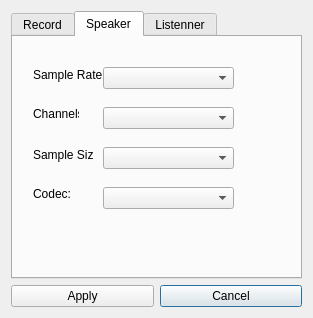
<?xml version="1.0" encoding="UTF-8"?>
<ui version="4.0">
 <class>Settings</class>
 <widget class="QDialog" name="Settings">
  <property name="geometry">
   <rect>
    <x>0</x>
    <y>0</y>
    <width>313</width>
    <height>318</height>
   </rect>
  </property>
  <property name="windowTitle">
   <string>Dialog</string>
  </property>
  <layout class="QGridLayout" name="gridLayout">
   <item row="1" column="1">
    <widget class="QPushButton" name="cancelButton">
     <property name="text">
      <string>Cancel</string>
     </property>
    </widget>
   </item>
   <item row="1" column="0">
    <widget class="QPushButton" name="applyButton">
     <property name="text">
      <string>Apply</string>
     </property>
    </widget>
   </item>
   <item row="0" column="0" colspan="2">
    <widget class="QTabWidget" name="tabWidget">
     <property name="currentIndex">
      <number>1</number>
     </property>
     <widget class="QWidget" name="tab">
      <attribute name="title">
       <string>Record</string>
      </attribute>
      <widget class="QLineEdit" name="path">
       <property name="geometry">
        <rect>
         <x>10</x>
         <y>60</y>
         <width>181</width>
         <height>20</height>
        </rect>
       </property>
      </widget>
      <widget class="QComboBox" name="codecBox">
       <property name="geometry">
        <rect>
         <x>90</x>
         <y>130</y>
         <width>111</width>
         <height>22</height>
        </rect>
       </property>
      </widget>
      <widget class="QLabel" name="label_2">
       <property name="geometry">
        <rect>
         <x>30</x>
         <y>130</y>
         <width>46</width>
         <height>13</height>
        </rect>
       </property>
       <property name="text">
        <string>Codec:</string>
       </property>
      </widget>
      <widget class="QLabel" name="label">
       <property name="geometry">
        <rect>
         <x>20</x>
         <y>30</y>
         <width>91</width>
         <height>21</height>
        </rect>
       </property>
       <property name="text">
        <string>Set output path:</string>
       </property>
      </widget>
      <widget class="QPushButton" name="browserButton">
       <property name="geometry">
        <rect>
         <x>200</x>
         <y>60</y>
         <width>75</width>
         <height>23</height>
        </rect>
       </property>
       <property name="text">
        <string>Browser</string>
       </property>
      </widget>
     </widget>
     <widget class="QWidget" name="tab_2">
      <attribute name="title">
       <string>Speaker</string>
      </attribute>
      <widget class="QLabel" name="label_3">
       <property name="geometry">
        <rect>
         <x>20</x>
         <y>30</y>
         <width>71</width>
         <height>16</height>
        </rect>
       </property>
       <property name="text">
        <string>Sample Rate:</string>
       </property>
      </widget>
      <widget class="QLabel" name="label_4">
       <property name="geometry">
        <rect>
         <x>20</x>
         <y>150</y>
         <width>46</width>
         <height>13</height>
        </rect>
       </property>
       <property name="text">
        <string>Codec:</string>
       </property>
      </widget>
      <widget class="QLabel" name="label_5">
       <property name="geometry">
        <rect>
         <x>20</x>
         <y>70</y>
         <width>46</width>
         <height>13</height>
        </rect>
       </property>
       <property name="text">
        <string>Channels:</string>
       </property>
      </widget>
      <widget class="QLabel" name="label_6">
       <property name="geometry">
        <rect>
         <x>20</x>
         <y>110</y>
         <width>61</width>
         <height>16</height>
        </rect>
       </property>
       <property name="text">
        <string>Sample Size:</string>
       </property>
      </widget>
      <widget class="QComboBox" name="sampleRateBox">
       <property name="geometry">
        <rect>
         <x>90</x>
         <y>30</y>
         <width>131</width>
         <height>22</height>
        </rect>
       </property>
      </widget>
      <widget class="QComboBox" name="codecBox_2">
       <property name="geometry">
        <rect>
         <x>90</x>
         <y>150</y>
         <width>131</width>
         <height>22</height>
        </rect>
       </property>
      </widget>
      <widget class="QComboBox" name="channelBox">
       <property name="geometry">
        <rect>
         <x>90</x>
         <y>70</y>
         <width>131</width>
         <height>22</height>
        </rect>
       </property>
      </widget>
      <widget class="QComboBox" name="sampleSizeBox">
       <property name="geometry">
        <rect>
         <x>90</x>
         <y>110</y>
         <width>131</width>
         <height>22</height>
        </rect>
       </property>
      </widget>
     </widget>
     <widget class="QWidget" name="tab_3">
      <attribute name="title">
       <string>Listenner</string>
      </attribute>
      <widget class="QComboBox" name="sampleRateBox_2">
       <property name="geometry">
        <rect>
         <x>110</x>
         <y>20</y>
         <width>121</width>
         <height>22</height>
        </rect>
       </property>
      </widget>
      <widget class="QComboBox" name="channelBox_2">
       <property name="geometry">
        <rect>
         <x>110</x>
         <y>50</y>
         <width>121</width>
         <height>22</height>
        </rect>
       </property>
      </widget>
      <widget class="QComboBox" name="sampleSizeBox_2">
       <property name="geometry">
        <rect>
         <x>110</x>
         <y>80</y>
         <width>121</width>
         <height>22</height>
        </rect>
       </property>
      </widget>
      <widget class="QComboBox" name="codecBox_3">
       <property name="geometry">
        <rect>
         <x>110</x>
         <y>120</y>
         <width>121</width>
         <height>22</height>
        </rect>
       </property>
      </widget>
      <widget class="QLabel" name="label_8">
       <property name="geometry">
        <rect>
         <x>20</x>
         <y>30</y>
         <width>71</width>
         <height>16</height>
        </rect>
       </property>
       <property name="text">
        <string>Sample Rate:</string>
       </property>
      </widget>
      <widget class="QLabel" name="label_9">
       <property name="geometry">
        <rect>
         <x>20</x>
         <y>60</y>
         <width>46</width>
         <height>13</height>
        </rect>
       </property>
       <property name="text">
        <string>Channels:</string>
       </property>
      </widget>
      <widget class="QLabel" name="label_10">
       <property name="geometry">
        <rect>
         <x>20</x>
         <y>90</y>
         <width>61</width>
         <height>16</height>
        </rect>
       </property>
       <property name="text">
        <string>Sample Size:</string>
       </property>
      </widget>
      <widget class="QLabel" name="label_11">
       <property name="geometry">
        <rect>
         <x>20</x>
         <y>130</y>
         <width>46</width>
         <height>13</height>
        </rect>
       </property>
       <property name="text">
        <string>Codec:</string>
       </property>
      </widget>
     </widget>
    </widget>
   </item>
  </layout>
 </widget>
 <resources/>
 <connections/>
</ui>
